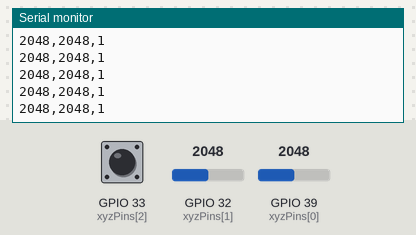
Recording of a sketch running on a simulated ESP32. Parts: the last lines printed to the serial monitor. The test bench sets the inputs (shaded band); at power-on: GPIO 32 (xyzPins[1]) = 2048, GPIO 39 (xyzPins[0]) = 2048, GPIO 33 (xyzPins[2]) HIGH.

Above: at 1.2 s.
1.3 s: GPIO 32 (xyzPins[1]) set to 2866
At 1.31 s:
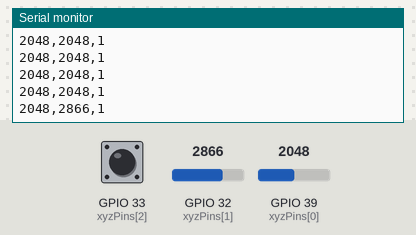
2.8 s: GPIO 39 (xyzPins[0]) set to 2866
At 2.81 s:
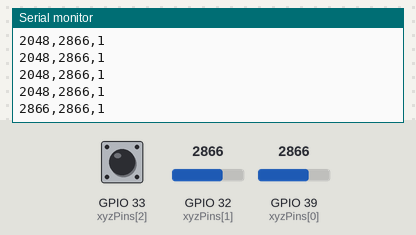
4.3 s: GPIO 33 (xyzPins[2]) pulled LOW for 0.15 s
At 4.32 s:
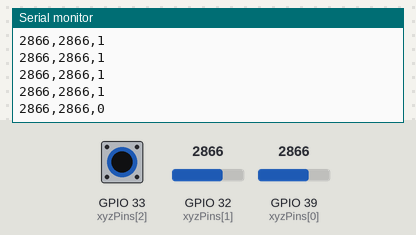
5.9 s: GPIO 32 (xyzPins[1]) set to 3603
At 5.92 s:
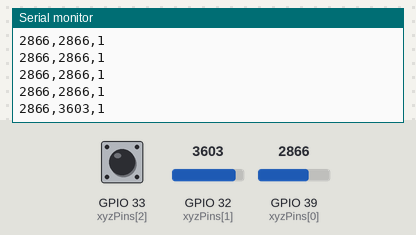
7.4 s: GPIO 33 (xyzPins[2]) pulled LOW for 1 s
At 7.43 s:
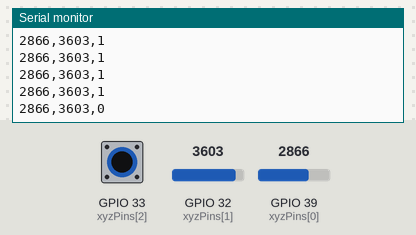
9.9 s: GPIO 39 (xyzPins[0]) set to 3603
At 9.94 s:
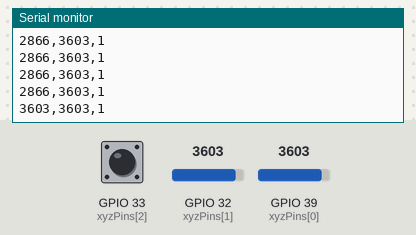
Timing chart, 0 to 12.4 s (numbered marks = the images above; inputs shaded):
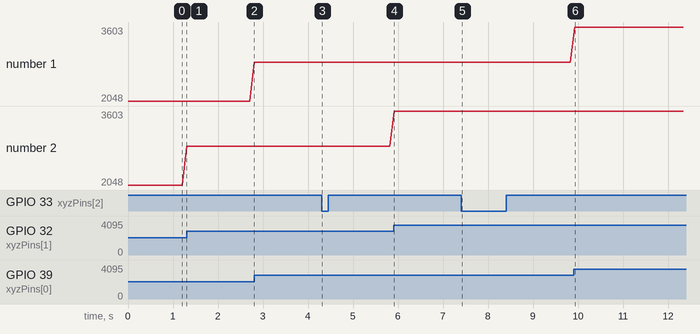

Measured:
- after the input at 1.3 s, the serial monitor: prints a new line at once (image 1)
- after the input at 2.8 s, the serial monitor: prints a new line at once (image 2)
- after the input at 4.3 s, the serial monitor: prints a new line at once (image 3)
- after the input at 5.9 s, the serial monitor: prints a new line at once (image 4)
- after the input at 7.4 s, the serial monitor: prints a new line at once (image 5)
- after the input at 9.9 s, the serial monitor: prints a new line at once (image 6)
- plotted number 2: 2048 → 2866 after the input at 1.3 s, 2866 → 3603 after the input at 5.9 s

The sketch:

lilygo_joystick.ino
```cpp
/*
  LILYGO Joystick Example
  Joystick X, Y, and SW are connected to pins 39, 32, and 33
  Prints out X, Y, Z values to Serial
*/

int xyzPins[] = {39, 32, 33};   //x, y, z(switch) pins
void setup() {
  Serial.begin(9600);
  pinMode(xyzPins[2], INPUT_PULLUP);  // pullup resistor for switch
}
void loop() {
  int xVal = analogRead(xyzPins[0]);
  int yVal = analogRead(xyzPins[1]);
  int zVal = digitalRead(xyzPins[2]);
  Serial.printf("%d,%d,%d", xVal, yVal, zVal);
  Serial.println();
  delay(100);
}
```
